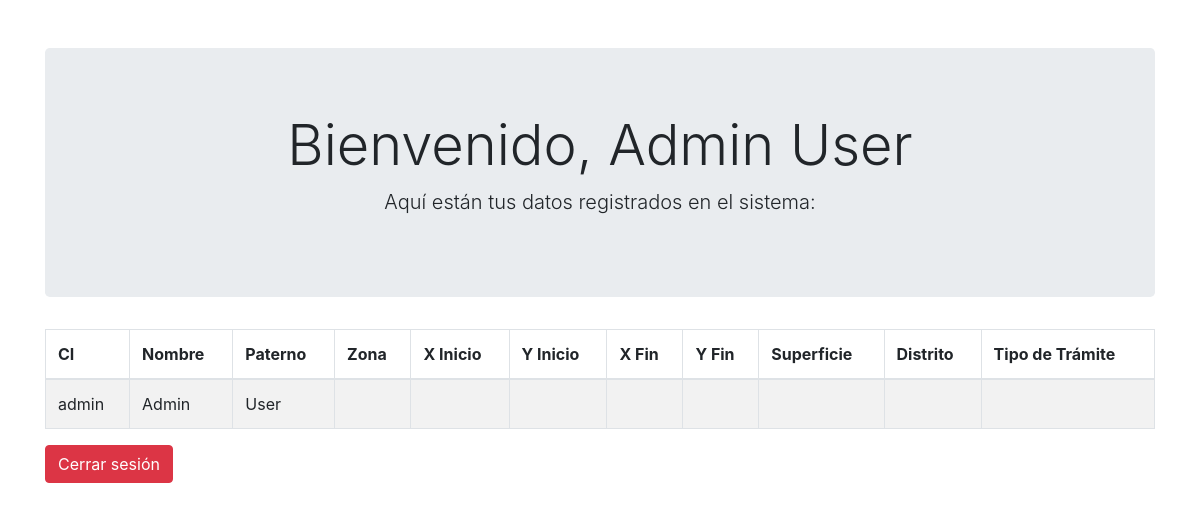
Screenshot of /usuario.php (signed in) with the database file from the repository.
### tables this page shows
CREATE TABLE `persona` (
  `ci` varchar(20) NOT NULL,
  `nombre` varchar(100) DEFAULT NULL,
  `paterno` varchar(100) DEFAULT NULL
);

### usuario.php (the view, shortened to what this page needs)
<?php
include 'conexion.php';
$ci_usuario = $_SESSION['ci'];
try {
    $stmt = $pdo->prepare("
        SELECT p.ci, p.nombre, p.paterno, c.zona, c.x_ini, c.y_ini, c.x_fin, c.y_fin, c.superficie, c.distrito, t.tipo_tramite
        FROM persona p
        LEFT JOIN catastro c ON p.ci = c.ci_persona
        LEFT JOIN tramites t ON c.id_tramite = t.id
        WHERE p.ci = :ci
    ");
    $stmt->bindParam(':ci', $ci_usuario);
    $stmt->execute();
    $persona = $stmt->fetch(PDO::FETCH_ASSOC);
    if ($persona) {
        $nombreCompleto = htmlspecialchars($persona['nombre']) . " " . htmlspecialchars($persona['paterno']);
    } else {
        $nombreCompleto = "Usuario no encontrado.";
    }
} catch (PDOException $e) {
    echo "Error en la consulta: " . $e->getMessage();
}
?>
<!DOCTYPE html>
<html lang="es">
<head>
    <link rel="stylesheet" href="https://stackpath.bootstrapcdn.com/bootstrap/4.5.2/css/bootstrap.min.css">
</head>
<body>
    <div class="container mt-5">
        <div class="jumbotron text-center">
            <h1 class="display-4">Bienvenido, <?php echo $nombreCompleto; ?></h1>
            <p class="lead">Aquí están tus datos registrados en el sistema:</p>
        </div>
        <?php if ($persona): ?>
            <table class="table table-striped table-bordered">
                <thead>
                    <tr>
                        <th>CI</th>
                        <th>Nombre</th>
                        <th>Paterno</th>
                        <th>Zona</th>
                        <th>X Inicio</th>
                        <th>Y Inicio</th>
                        <th>X Fin</th>
                        <th>Y Fin</th>
                        <th>Superficie</th>
                        <th>Distrito</th>
                        <th>Tipo de Trámite</th>
                    </tr>
                </thead>
                <tbody>
                    <tr>
                        <td><?php echo htmlspecialchars($persona['ci']); ?></td>
                        <td><?php echo htmlspecialchars($persona['nombre']); ?></td>
                        <td><?php echo htmlspecialchars($persona['paterno']); ?></td>
                        <td><?php echo htmlspecialchars($persona['zona']); ?></td>
                        <td><?php echo htmlspecialchars($persona['x_ini']); ?></td>
                        <td><?php echo htmlspecialchars($persona['y_ini']); ?></td>
                        <td><?php echo htmlspecialchars($persona['x_fin']); ?></td>
                        <td><?php echo htmlspecialchars($persona['y_fin']); ?></td>
                        <td><?php echo htmlspecialchars($persona['superficie']); ?></td>
                        <td><?php echo htmlspecialchars($persona['distrito']); ?></td>
                        <td><?php echo htmlspecialchars($persona['tipo_tramite']); ?></td>
                    </tr>
                </tbody>
            </table>
        <?php else: ?>
            <h2 class="text-danger"><?php echo $nombreCompleto; ?></h2>
        <?php endif; ?>
        <a href="logout.php" class="btn btn-danger">Cerrar sesión</a>
    </div>
</body>
</html>

### rows the page displays
persona: nombreCompleto "Admin User", ci "admin", nombre "Admin", paterno "User"
